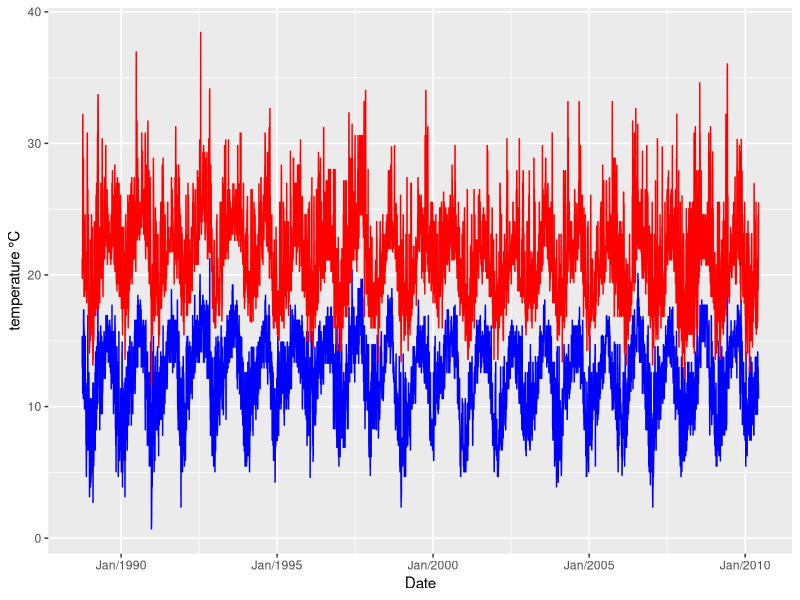
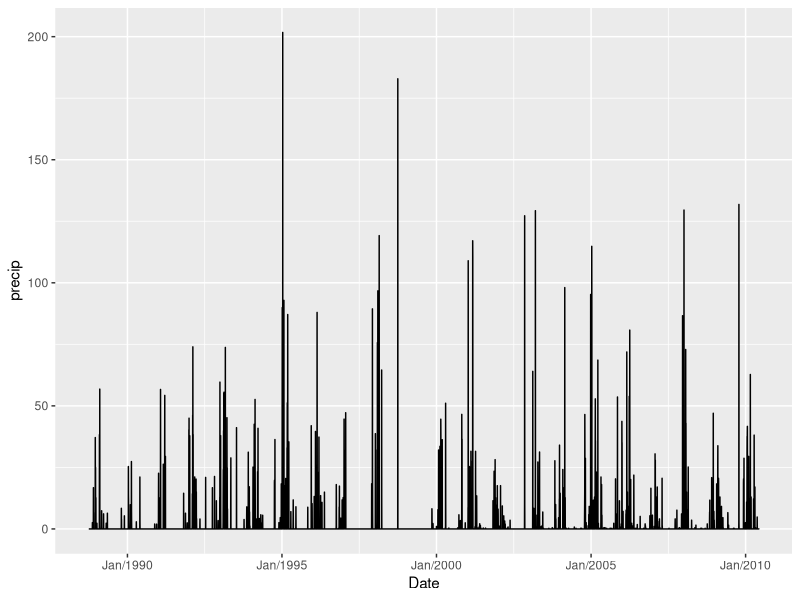

These figures' R source, in order: (Note: this script raises an error after producing the figures.)
## ---- chunk 1
knitr::opts_chunk$set(echo = TRUE)
## ---- chunk 2
library(dplyr)
library(ggplot2)
library(lubridate)
library(ggpubr)
## ---- chunk 3
data<- read.csv (here::here("data_assignment1.csv"))
data$Date<- mdy(data$Date)

Year <- data%>%
  group_by(year)%>%
  summarize(tmax_c = mean(tmax_c),
            tmin_c = mean(tmin_c),
            precip = sum(precip), 
            no_months=length(unique(month))) #first and last month dont have full 12 months
## ---- chunk 4
ggplot(data)+
  geom_line(aes(x=Date, y= tmin_c), color= "blue")+
  geom_line(aes(x=Date, y= tmax_c), color= "red")+
  labs(y= "temperature °C")+
  scale_x_date(date_labels = "%b/%Y")

ggplot(data, aes(x=Date, y= precip))+
  geom_line()+
  scale_x_date(date_labels = "%b/%Y")

## ---- chunk 5

almond <-almond_yield_anomaly(data=data)
almond



